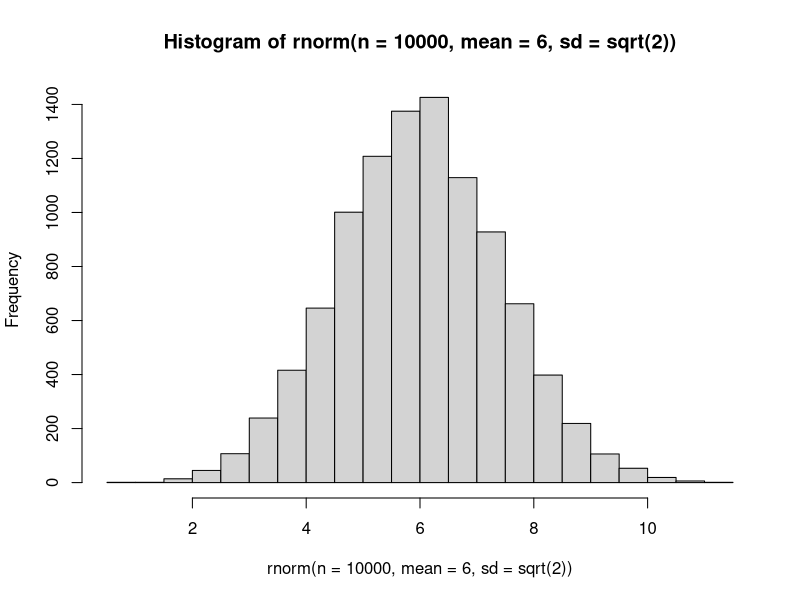

Write R code to recreate this figure.
## ---- chunk 1
#| include: false
library("tidyverse")
## ---- chunk 2
rnorm(n = 10000,
      mean = 6,
      sd = sqrt(2)) |>
  hist()
## ---- chunk 3

library(ggplot2)
## ---- chunk 4
100 + 345*0.75 - 20
## ---- chunk 5
print("Hello World")

1+1
